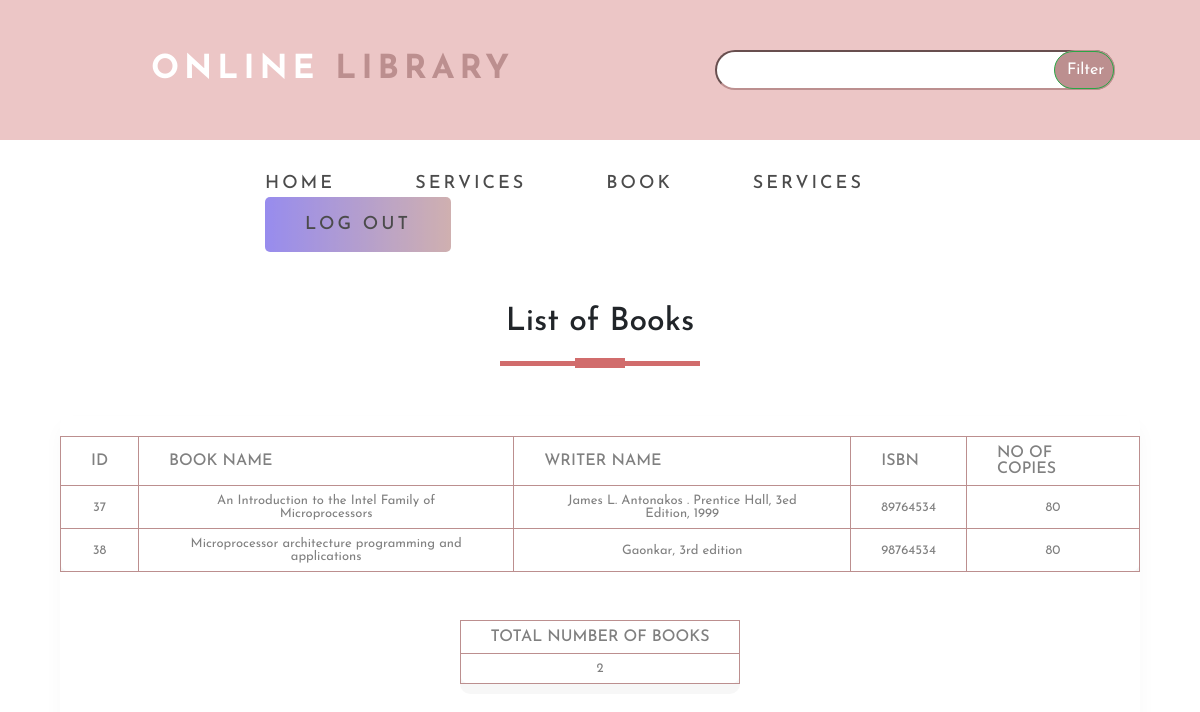
The page /php/mp.php on the database its author committed.
### tables this page shows
CREATE TABLE `book1` (
  `id` int(255) NOT NULL,
  `isbn` int(255) NOT NULL,
  `name` text NOT NULL,
  `writer` text NOT NULL,
  `category` text NOT NULL,
  `image` varchar(1000) NOT NULL,
  `count` int(255) NOT NULL,
  `link` varchar(1000) NOT NULL
);

### php/mp.php (the view, shortened to what this page needs)
<html>
<head>
  <link rel="stylesheet" type="text/css" href="../css/booktype.css">
  <link rel="stylesheet" href="https://maxcdn.bootstrapcdn.com/bootstrap/4.5.2/css/bootstrap.min.css">
<link rel="stylesheet" href="https://cdnjs.cloudflare.com/ajax/libs/font-awesome/4.7.0/css/font-awesome.min.css" />
</head>
<body>
<div class="ratri">
     <div class="row">
       <div class="col-md-6">
         <div class="navbar">
         <div class="logo">
                <a href="indexnew.php">Online<span> Library</span></a>
            </div>
         </div>
       </div>
       <div class="col-md-6">
       <form action="book.php"  method="post" >
            <div class="search">
            <div class="s1">
                <div class="s2">
                    <input type="text" class="input"  name="valueToSearch" >
                    <div class="btn btn_common">
                    <input type="submit" class="btn btn-success" name="search" value="Filter">
                    </div>
                </div>
            </div>
        </div>
            </form>
       </div>
     </div>
   </div>
   <section id="nav">
     <div class="container">
     <div class="menu">
                <ul>
                    <li class="r1">
                        <a href="adminindex.php">Home</a></li>
                        <li><a href="aboutdemo.php">Services</a></li>
                       <li> <a href="book.php">Book</a></li>
                       <li> <a href="servicedemo.php">Services</a></li>
                       <li class="reg-btn"> <a href="logout.php">Log out</a></li>
                </ul>
            </div>
</section>
<div class="main-div">
    <h2 class="title text-center">List of Books</h2>
    <div class="center-div">
        <div class="table-responsive">
            <table>
                <thead>
                    <tr>
                        <th>ID</th>
                        <th>Book Name</th>
                        <th>Writer Name</th>
                        <th>ISBN</th>
                        <th>No of Copies</th>
                    </tr>
                </thead>
                <tbody>
                <?php
include 'connection.php';
$sql="select count(*) as total from book1 where category='MP'";
$result= mysqli_query($con,$sql);
while($res=mysqli_fetch_array($result))
{
  $output=$res['total'];
}
$selectquery="select * from book1 where category='MP'";
$query=mysqli_query($con,$selectquery);
while($res=mysqli_fetch_array($query))
{
    ?>
    <tr>
    <td><?php echo $res['id']?></td>
    <td><?php echo $res['name']?></td>
    <td><?php echo $res['writer']?></td>
    <td><?php echo $res['isbn']?></td>
    <td><?php echo $res['count']?></td>
</tr>
<?php
}
?>
                </tbody>
            </table>
        </div>
        <div class="container">
        <br><br>
        <table>
        <thead>
                    <tr>
                        <th>Total Number Of Books</th>
                    </tr>
                </thead>
                <tr>
                <td><?php echo $output?></td>
                </tr>
        </table>
        </div>
</div>
</div>
</body>
</html>

### css/booktype.css (style rules this page uses)
* { margin:0; padding:0; box-sizing:border-box; font-family:'Josefin Sans',sans-serif; }
table { border-collapse:collapse; background-color:#fff; box-shadow:0 10px 0 rgba(0,0,0,.03); border-radius:10px; margin:auto; }
th,td { border:1px solid rosybrown; padding:8px 30px; text-align:center; color:grey; }
th { text-transform:uppercase; font-weight:500; text-align:center; }
td { font-size:13px; }
.main-div { width:100%; height:100vh; display:flex; flex-direction:column; justify-content:center; align-items:center; }
.main-div h2 { padding:5px; margin-top:25px; text-decoration:uppercase; }
.title::before { content:''; background:#7b1798; height:5px; width:200px; margin-left:auto; margin-right:auto; display:block; transform:translateY(63px); }
.title::after { content:''; background:#7b1798; height:10px; width:50px; margin-left:auto; margin-right:auto; margin-bottom:40px; display:block; transform:translateY(17px); }
.center-div { width:90%; height:80vh; padding:20px 0 0 0; box-shadow:0 10px 20px 0 rgba(0,0,0,.03); border-radius:10px; margin:auto; }
.ratri { padding-top: 30px; padding-left: 35px; padding-right: 35px; padding-bottom: 30px; background: rgb(236, 198, 198); }
.search .input { border-color: rosybrown; background-color: #fff; }
.s1 .s2 { position: relative; width: 400px; height: 40px; margin-left: 100px; top: 20px ; font-size: 33px; font-weight: 900; text-transform: uppercase; letter-spacing: 5px; }
.s1 .s2 .input { position: absolute; top: 0; left: 0; height: 100%; width: 100%; border-radius: 20px; font-size: 18px; padding-left: 10px; }
.s1 .s2 .btn { position: absolute; top: 0; right: 0; width: 60px; height: 100%; background: rosybrown; z-index: 1; cursor: pointer; border-bottom-right-radius: 20px; border-bottom-left-radius: 20px; border-top-left-radius: 20px; border-top-right-radius: 20px; }
.navbar { width:100%; height:80px; display:flex; justify-content: space-between; }
.navbar .logo a { margin-left: 100px; font-size: 33px; font-weight: 900; text-transform: uppercase; letter-spacing: 5px; color: #fff!important; }
.navbar .logo span { font-size: 33px; color: rosybrown; }
#nav { padding-top: 30px; padding-left: 250px; }
.menu ul li { display: inline-block; }
.menu ul li a { position: relative; color: black!important; opacity: 0.7; margin-right: 75px; font-size: 18px; font-weight: 500; display: flex; align-items: center; letter-spacing: 3px; text-transform: uppercase; }
.menu ul li a:after { position:absolute; left:0; top:35px; width:100%; height:4px; background: blue; content:''; opacity: 0; transition: all 0.3s; border-radius: 6px; }
.reg-btn a { display: block; padding: 14px 40px; font-size: 20px; font-weight: 200; background-image: linear-gradient(to right,#6c5ce7, rosybrown); margin-right: 100px; letter-spacing: 1px; border-radius: 5px; transition: all 0.3s; color:#fff!important; }
.title::before { content:''; background:rgb(209, 108, 108); height:5px; width:200px; margin-left:auto; margin-right:auto; display:block; transform:translateY(63px); }
.title::after { content:''; background:rgb(209, 108, 108); height:10px; width:50px; margin-left:auto; margin-right:auto; margin-bottom:40px; display:block; transform:translateY(17px); }

### rows shown on the page
book1: id "37", name "An Introduction to the Intel Family of Microprocessors", writer "James L. Antonakos . Prentice Hall, 3ed Edition, 1999", isbn "89764534", count "80"
book1: id "38", name "Microprocessor architecture programming and applications", writer "Gaonkar, 3rd edition", isbn "98764534", count "80"

### other values the page prints
$output "2"
